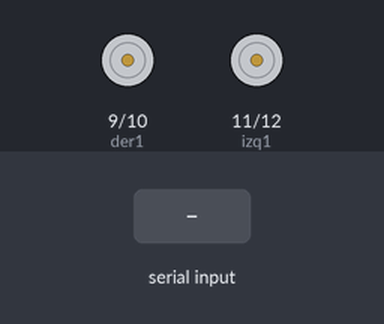
This sketch was run on a simulated Arduino Uno, built with avr-gcc and run on an emulated ATmega328P. On the bench: motor-driver pin pairs drawn as motors (green arrow = first pin HIGH = forward, orange = second pin HIGH = backward, longer = more drive). The test bench sets the inputs (shaded band).

Above: at 1.2 s.
1.3 s: "1" received over Serial
At 2.0 s:
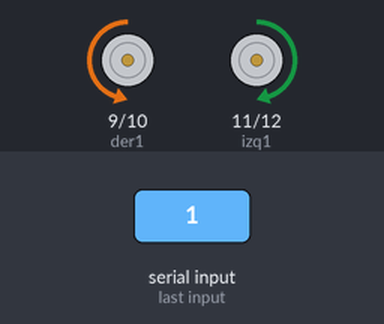
2.8 s: "2" received over Serial
At 3.1 s:
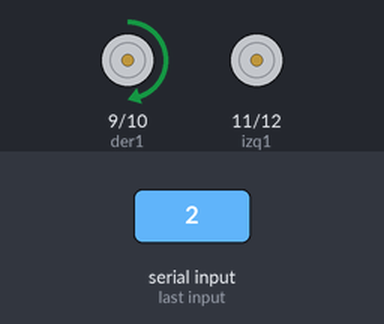
4.3 s: "3" received over Serial
At 5.5 s:
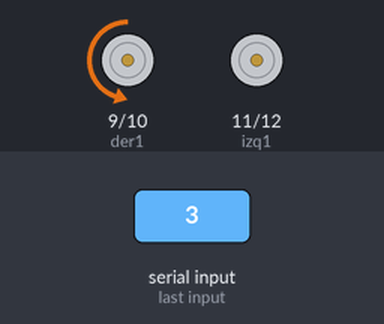
5.8 s: "4" received over Serial
At 6.6 s:
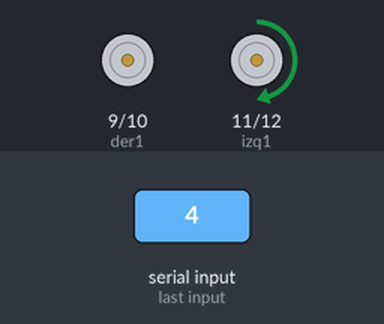
Timing chart, 0 to 8.3 s (numbered marks = the images above; inputs shaded):
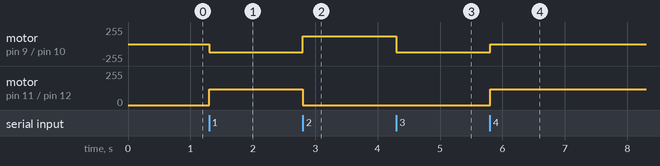

Measured:
- after the input at 1.3 s, motor on pin 9 (der1) / pin 10 (der2): stopped → backward 120/255 at once; motor on pin 11 (izq1) / pin 12 (izq2): stopped → forward 120/255 at once
- after the input at 2.8 s, motor on pin 9 (der1) / pin 10 (der2): backward 120/255 → forward 120/255 at once; motor on pin 11 (izq1) / pin 12 (izq2): forward 120/255 → stopped at once
- after the input at 4.3 s, motor on pin 9 (der1) / pin 10 (der2): forward 120/255 → backward 120/255 at once
- after the input at 5.8 s, motor on pin 9 (der1) / pin 10 (der2): backward 120/255 → stopped at once; motor on pin 11 (izq1) / pin 12 (izq2): stopped → forward 120/255 at once

The sketch:

slave_joystick.ino
```cpp
// CODE SLAVE
int DATOS = 0;

int der1 = 9,
    der2 = 10,
    izq1 = 11,
    izq2 = 12;

int velocidad = 120;


void setup() {
  Serial.begin(9600);
  pinMode(der1, OUTPUT);
  pinMode(der2, OUTPUT);
  pinMode(izq1, OUTPUT);
  pinMode(izq2, OUTPUT);

  // inicializamos con los motores apagados
  analogWrite(der1, 0);
  analogWrite(der2, 0);
  analogWrite(izq1, 0);
  analogWrite(izq2, 0);
}

void loop() {
  if(Serial.available() > 0){ // Si recibimos algo
    DATOS = Serial.read();

    // para avanzar
    if(DATOS == '1'){
      analogWrite(der1, 0);
      analogWrite(der2, velocidad);
      analogWrite(izq1, velocidad);
      analogWrite(izq2, 0);
    }
    // para retroceder
    else if(DATOS == '2'){
      analogWrite(der1, velocidad);
      analogWrite(der2, 0);
      analogWrite(izq1, 0);
      analogWrite(izq2, velocidad);
    }
    // para parar
    else if(DATOS == '5'){
      analogWrite(der1, 0);
      analogWrite(der2, 0);
      analogWrite(izq1, 0);
      analogWrite(izq2, 0);
    }
    // para girar a la derecha
    else if(DATOS == '3'){
      analogWrite(der1, 0);
      analogWrite(der2, velocidad);
      analogWrite(izq1, 0);
      analogWrite(izq2, 0);
    }
    // para girar a la izquierda
    else if(DATOS == '4'){
      analogWrite(der1, 0);
      analogWrite(der2, 0);
      analogWrite(izq1, velocidad);
      analogWrite(izq2, 0);
    }
  }

}
```
